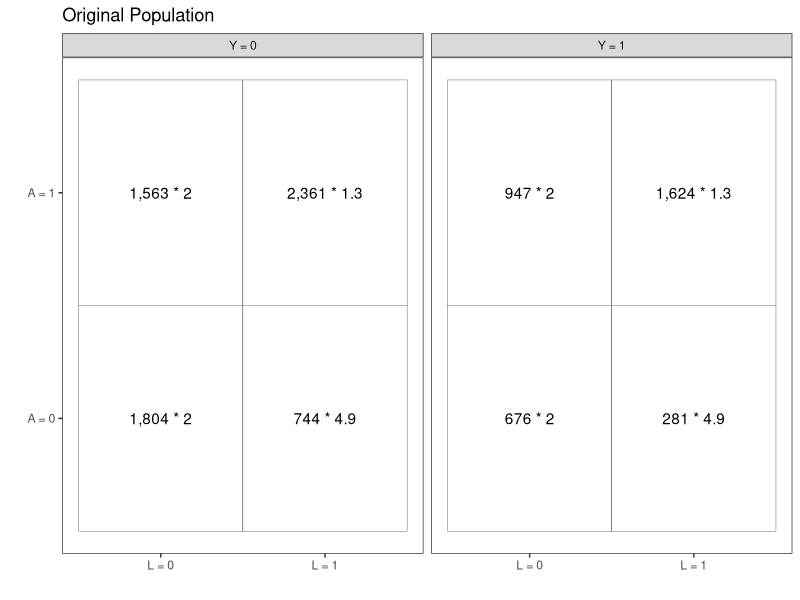
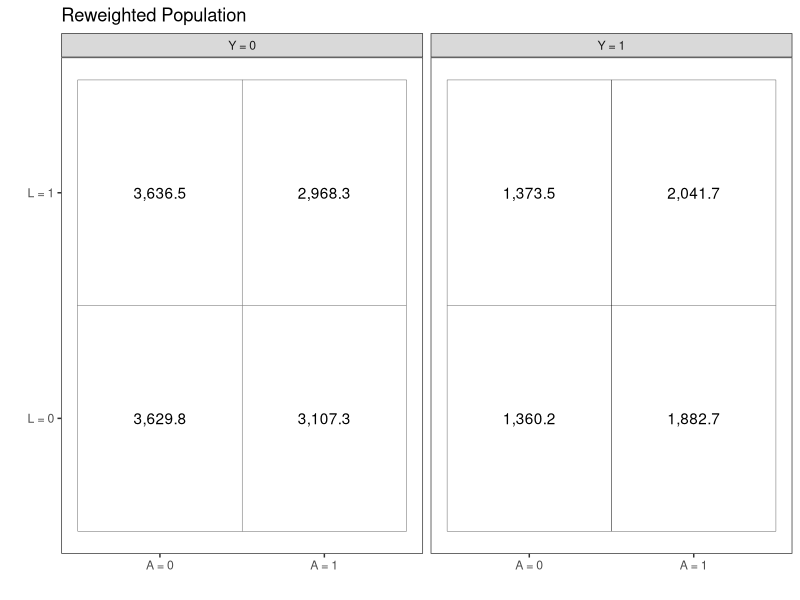

Reproduce these figures in R, in order.

# Let A = treatment with a drug
# Let L = a predictor of treatment and a predictor of outcome Y 
# Let Y = some successful outcome induced by drug A and covariate L 
# and N is the size of our study population 

# data generation: 
N <- 10000
L <- rbinom(n = N, prob = 0.5, size = 1)
A <- rbinom(n = N, prob = .5 + .3 * L, size = 1) # L affects A

logistic <- function(x) { exp(x) / (1 + exp(x)) } 

beta_0 <- -1
beta_1 <- 0.1 
beta_2 <- 0.5 

# Y is created from both A and L plus random noise
Y <- rbinom(n = N, prob = logistic(beta_0 + beta_1 * L + beta_2 * A), size = 1)

# naive methods -----------------------------------------------------------

summary(glm(Y ~ A, family = binomial(link = 'logit')))
summary(glm(Y ~ A + L, family = binomial(link = 'logit')))


# inverse probability of treatment weighting ------------------------------

treatment_model <- glm(A ~ L, family = binomial(link = 'logit'))
probs_of_treatment <- predict(treatment_model, type='response')
probs_of_treatment <- ifelse(A == 0, 1 - probs_of_treatment, probs_of_treatment) # use Pr(A=0|L=l) for A=0 situations

summary(glm(Y ~ A, family = binomial(link = 'logit'), 
            weights = 1 / probs_of_treatment))

# test if claim that Pr(Y=1|A=a) remains unchanged ------------------------

mean(Y[which(A == 1)]) # Pr(Y=1|A=1)

# now if they are reweighted
weighted.mean(Y[which(A==1)], w = (1 / probs_of_treatment)[which(A==1)])

# and for A == 0?
mean(Y[which(A == 0)]) # Pr(Y=1|A=0)

# reweighted:
weighted.mean(Y[which(A==0)], w = (1 / probs_of_treatment)[which(A==0)])

ALw <- expand.grid(A = c(0,1), L = c(0,1)) 
ALw$prob_of_treatment <- predict(treatment_model, newdata = ALw, type = 'response')
ALw$prob_of_treatment <- ifelse(ALw$A == 0, 1-ALw$prob_of_treatment, ALw$prob_of_treatment) # use Pr(A=0|L=l) for A=0 situations
ALw$w <- 1/ALw$prob_of_treatment

library(tidyverse)

data.frame(A = A, L = L, Y = Y) |> 
  group_by(A, L, Y) |> 
  tally() |> 
  left_join(ALw, by = c('A' = 'A', 'L' = 'L')) |> 
  ggplot(aes(x = L, y = A, label = paste0(scales::comma_format()(n), " * ", round(w, 1)))) + 
  geom_tile(alpha = 1, color = 'black', fill = 'white') + 
  geom_text() + 
  facet_grid(.~Y, labeller = labeller(Y = \(x) { paste0("Y = ", x) })) + 
  scale_y_continuous(breaks = c(0,1), labels = c("A = 0", "A = 1")) + 
  scale_x_continuous(breaks = c(0,1), labels = c("L = 0", "L = 1")) + 
  labs(x = "", y = "") + 
  ggtitle("Original Population") + 
  theme_bw() + 
  theme(
    legend.position = 'none', panel.grid = element_blank(), 
    axis.text.x = element_text(),
    axis.text.y = element_text())


data.frame(A = A, L = L, Y = Y, w = 1/probs_of_treatment) |> 
  group_by(A, L, Y) |> 
  summarize(n = sum(w)) |> 
  ggplot(aes(x = A, y = L, fill = n, label = scales::comma_format(accuracy = .1)(round(n, 1)))) + 
  geom_tile(alpha = 1, color = 'black', fill = 'white') + 
  geom_text() + 
  facet_grid(.~Y, labeller = labeller(Y = \(x) { paste0("Y = ", x) })) + 
  scale_x_continuous(breaks = c(0,1), labels = c("A = 0", "A = 1")) + 
  scale_y_continuous(breaks = c(0,1), labels = c("L = 0", "L = 1")) + 
  labs(x = "", y = "") + 
  ggtitle("Reweighted Population") + 
  theme_bw() + 
  theme(
    legend.position = 'none', panel.grid = element_blank(), 
    axis.text.x = element_text(),
    axis.text.y = element_text())

